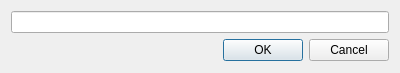
<?xml version="1.0" encoding="UTF-8"?>
<ui version="4.0">
 <class>pluginAddDialog</class>
 <widget class="QDialog" name="pluginAddDialog">
  <property name="geometry">
   <rect>
    <x>0</x>
    <y>0</y>
    <width>400</width>
    <height>73</height>
   </rect>
  </property>
  <property name="maximumSize">
   <size>
    <width>16777215</width>
    <height>73</height>
   </size>
  </property>
  <property name="windowTitle">
   <string>Dialog</string>
  </property>
  <layout class="QGridLayout" name="gridLayout">
   <item row="0" column="0">
    <widget class="QLineEdit" name="lineEdit"/>
   </item>
   <item row="1" column="0">
    <widget class="QDialogButtonBox" name="buttonBox">
     <property name="orientation">
      <enum>Qt::Horizontal</enum>
     </property>
     <property name="standardButtons">
      <set>QDialogButtonBox::Cancel|QDialogButtonBox::Ok</set>
     </property>
    </widget>
   </item>
  </layout>
 </widget>
 <resources/>
 <connections>
  <connection>
   <sender>buttonBox</sender>
   <signal>accepted()</signal>
   <receiver>pluginAddDialog</receiver>
   <slot>accept()</slot>
   <hints>
    <hint type="sourcelabel">
     <x>248</x>
     <y>254</y>
    </hint>
    <hint type="destinationlabel">
     <x>157</x>
     <y>274</y>
    </hint>
   </hints>
  </connection>
  <connection>
   <sender>buttonBox</sender>
   <signal>rejected()</signal>
   <receiver>pluginAddDialog</receiver>
   <slot>reject()</slot>
   <hints>
    <hint type="sourcelabel">
     <x>316</x>
     <y>260</y>
    </hint>
    <hint type="destinationlabel">
     <x>286</x>
     <y>274</y>
    </hint>
   </hints>
  </connection>
 </connections>
</ui>
